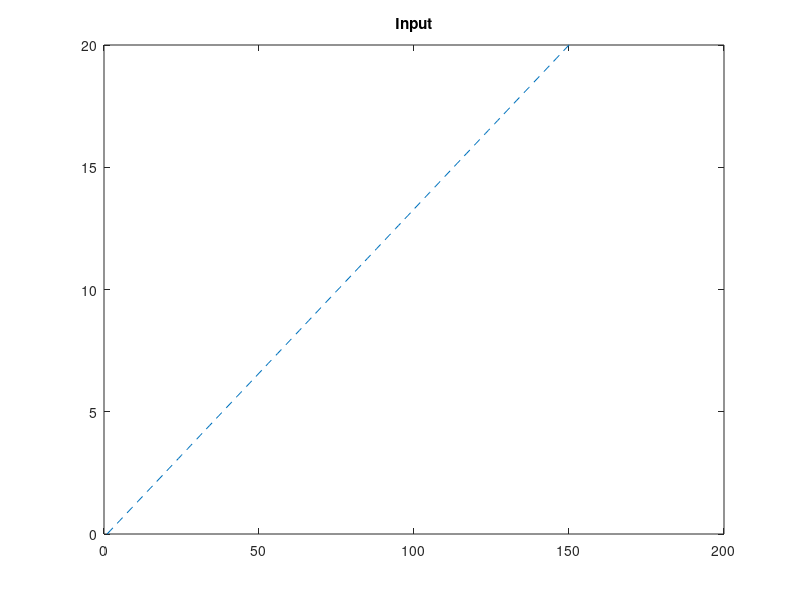
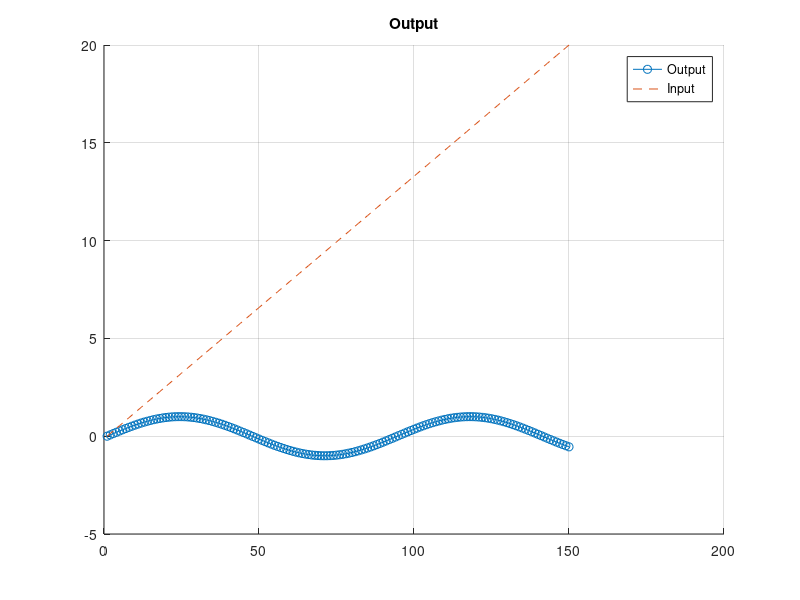
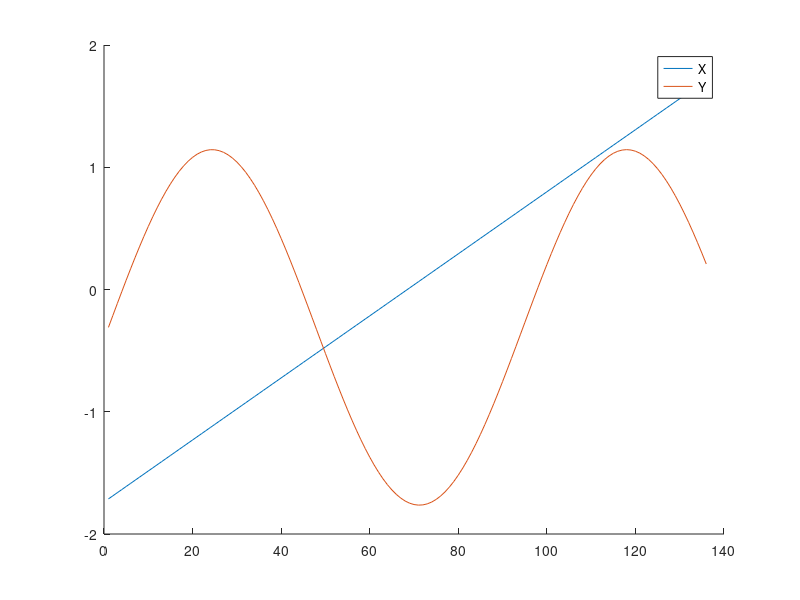

The MATLAB source for these figures, in order: (Note: this script raises an error after producing the figures.)
% Author: Coleman Moss
% Date:   12 February 2020
% WindFlux Machine Learning

clear all; close all; clc;

%% User setup

steps = 150;
percentageTraining = 0.9;

%% Dataset setup

% Create input dataset with a basic trend
input = linspace(0, 20, steps);

plot(input, '--'); hold on;
title('Input');

% Create output as function of input
output = sin(input*0.5);

figure(); hold on; plot(output, 'o-'); plot(input, '--'); hold off;
grid on; title('Output'); legend('Output', 'Input');

% Data sets completed

%% Preprocess Data

% Partition data
numTimeStepsTrain = floor(percentageTraining*numel(output));
dataTrainX = input(1:numTimeStepsTrain+1);
dataTrainY = output(1:numTimeStepsTrain+1);
dataTestX = input(numTimeStepsTrain+1:end);
dataTestY = output(numTimeStepsTrain+1:end);

% Shift data
muX = mean(dataTrainX); muY = mean(dataTrainY);
sigX = std(dataTrainX); sigY = std(dataTrainY);

trainXStnd = (dataTrainX - muX) / sigX;
trainYStnd = (dataTrainY - muY) / sigY;

figure(); hold on;
plot(trainXStnd); plot(trainYStnd); legend('X', 'Y');

%% Set Up Model

% Define LSTM network
numFeatures = 1;
numResponses = 1;
numHiddenUnits = 200;

layers = [...
    sequenceInputLayer(numFeatures)
    lstmLayer(numHiddenUnits)
    fullyConnectedLayer(numResponses)
    regressionLayer];

%Specify training options
options = trainingOptions('adam',...
    'MaxEpochs', 250,...
    'GradientThreshold', 1,...
    'InitialLearnRate', 0.005,...
    'LearnRateDropPeriod', 125,...
    'LearnRateDropFactor', 0.2,...
    'Verbose', 0,...
    'Plots', 'training-progress');

net = trainNetwork(trainXStnd, trainYStnd, layers, options);

muX = mean(dataTestX); sigX = std(dataTestX);
muY = mean(dataTestY); sigY = std(dataTestY);
testXStnd = (dataTestX - muX) / sigX;
testYStnd = (dataTestY - muY) / sigY;

net = predictAndUpdateState(net, trainYStnd);

%% Make Predictions

%Predict first value using training data
[net, YPred] = predictAndUpdateState(net, trainYStnd(end));

%Predict future values using past predictions
numTimeStepsTest = numel(testXStnd);
for i = 2:numTimeStepsTest
    [net, YPred(:,i)] = predictAndUpdateState(net, YPred(:,i-1));
end
 
% YPred = sigX * YPred + muX;

%Plot results
figure();
plot(trainYStnd(1:end-1)); hold on;
idx = numTimeStepsTrain:(numTimeStepsTrain + numTimeStepsTest);
plot(idx, [trainYStnd(numTimeStepsTrain) YPred], '.-');
hold off;
xlabel('Time'); ylabel('Magnitude'); title('Forecast'); legend('Observed', 'Forecast');

figure();
subplot(2, 1, 1);
plot(testYStnd); hold on;
plot(YPred, '.-'); hold off; legend('Observed', 'Forecast'); ylabel('Magnitude');
title('Forecast');

subplot(2, 1, 2); stem(YPred - testYStnd); xlabel('time'); ylabel('Error');
title('RSME');

%Try forecasting with updates
net = resetState(net);
net = predictAndUpdateState(net, trainXStnd(end));

YPred = [];
numTimeStepsTest = numel(testXStnd);

for i = 1:numTimeStepsTest
    [net, YPred(:,i)] = predictAndUpdateState(net, testXStnd(:,i));
end

figure(); subplot(2, 1, 1);
plot(testYStnd); hold on;
plot(YPred, '.-'); hold off;
legend('Observed','Forecasted');
ylabel('Magnitude');
title('Forecasted with Updates');

subplot(2, 1, 2);
stem(YPred - testYStnd);
xlabel('Time'); ylabel('Error');
title('RSME');


